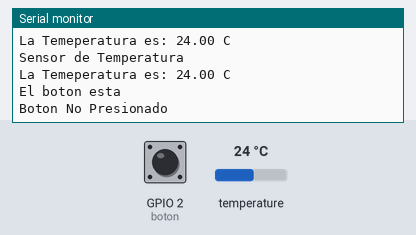
Bench run of a sketch on a simulated ESP32. Shown: the last lines printed to the serial monitor. Inputs (shaded band) come from the test bench; at power-on: temperature 24 °C, GPIO 2 (boton) LOW.

Above: at 7.5 s.
7.6 s: temperature set to 12 °C
At 10.5 s:
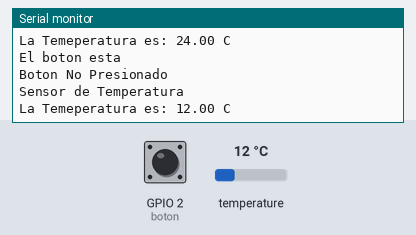
12.2 s: GPIO 2 (boton) pulled HIGH for 3 s
At 14.0 s:
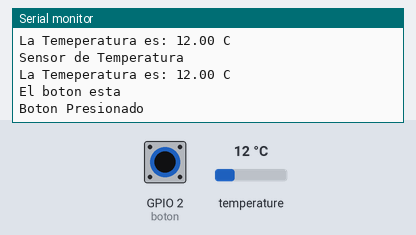
16.8 s: temperature set to 19 °C
At 19.9 s:
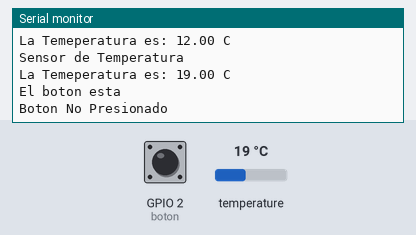
Timing chart, 0 to 21.4 s (numbered marks = the images above; inputs shaded):
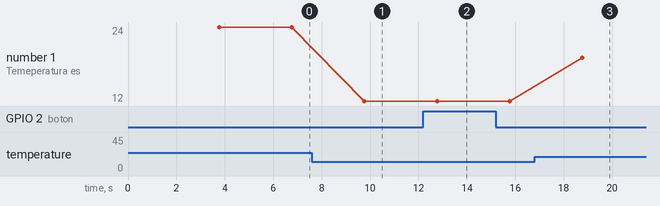

Measured:
- after the input at 7.6 s, the serial monitor: prints a new line after 2.2 s (image 1)
- after the input at 12.2 s, the serial monitor: prints a new line after 0.57 s (image 2)
- after the input at 16.8 s, the serial monitor: prints a new line after 2.0 s (image 3)
- plotted number 1: 24 → 12 after the input at 7.6 s, 12 → 19 after the input at 16.8 s

The sketch:

Parte_2_prac1.ino
```cpp
/*
  Fundacion Kinal
  Centro educativo tecnico laboral Kinal
  Perito en electronica
  Quinto perito
  Seccion: A
  Curso: Taller de electronica digital y reparacion de computadoras I
  Alumno: Carlos Argueta Serech
  Carne: 2022335
  Proyecto: INTERRUPCIONES POR MEDIO DE SOFTWARE
*/

#include <Ticker.h>
#include <OneWire.h>
#include <DallasTemperature.h>


#define boton 2
//Funcion ISR
void sensortemp();
void push_boton();


Ticker accion_temperatura(sensortemp,3000);
Ticker state_boton(push_boton,6000);
OneWire ourWire(4);
DallasTemperature sensor(&ourWire);

void setup() {
  Serial.begin(9600);
  pinMode(boton, INPUT);
  accion_temperatura.start();
  state_boton.start();
  sensor.begin();
}

void loop() {
  accion_temperatura.update();
  state_boton.update();
}

void sensortemp(){
  sensor.requestTemperatures();
  float temp= sensor.getTempCByIndex(0);
  Serial.println("Sensor de Temperatura");
  Serial.print("La Temeperatura es: ");
  Serial.print(temp);
  Serial.println(" C");
}

void push_boton(){
  int estado = digitalRead(boton);

  if(estado == HIGH){
    Serial.println("El boton esta");
    Serial.println("Boton Presionado");
  }

  if(estado == LOW){
    Serial.println("El boton esta");
    Serial.println("Boton No Presionado");
  }
}
```
